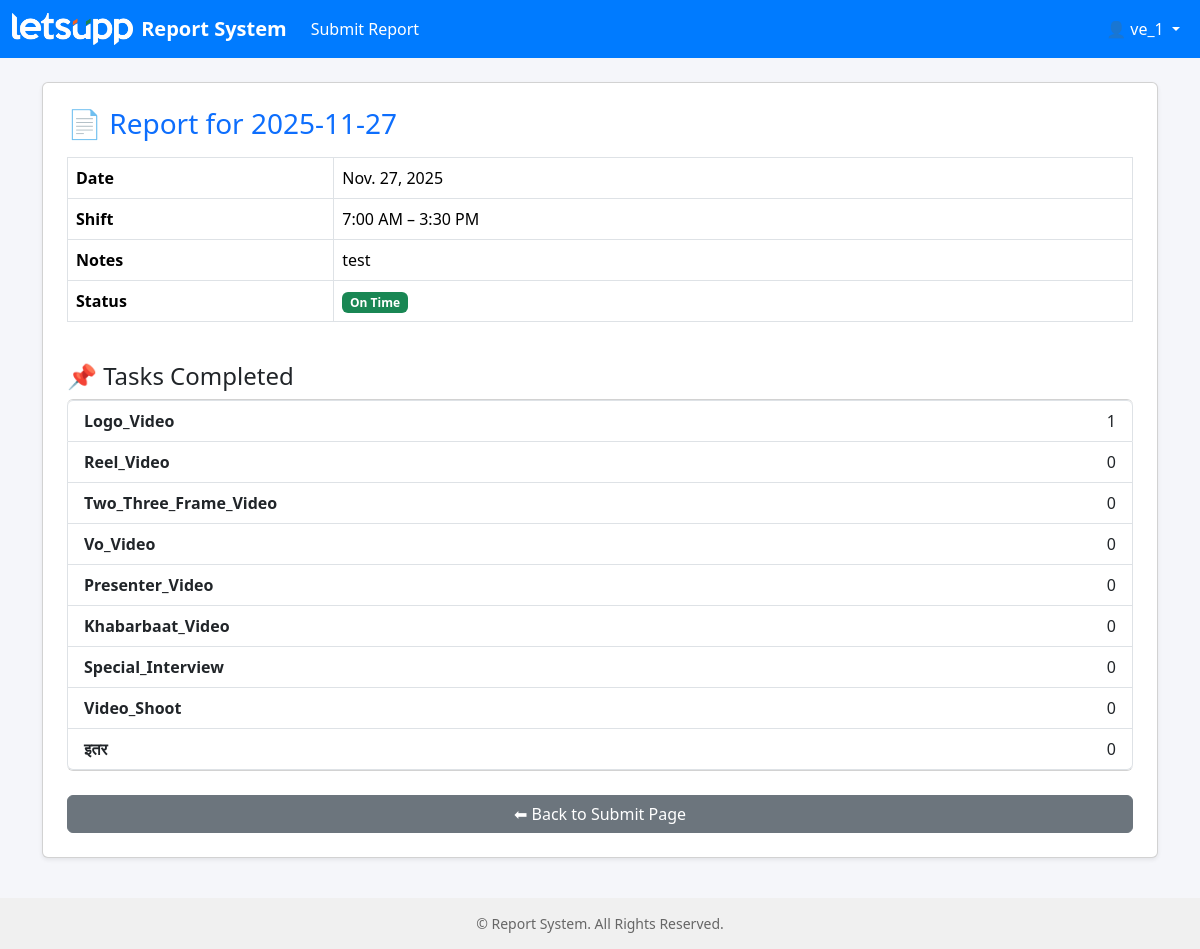
The app's page /my-report/2025-11-27/ (signed in) with its own data.
### reports/models.py (models this page shows, shortened)
class User(AbstractUser):
    TEAM_CHOICES = [
        ('content_writer', 'Content Writer'),
        ('graphic_designer', 'Graphic Designer'),
        ('video_editor', 'Video Editor'),
        ('social_media', 'Social Media'),
        ('video_producer', 'Video Producer'),
        ('reporter', 'Reporter'),
        ('cameraman', 'Cameraman'),
        ('marketing', 'Marketing'),
    ]
    team = models.CharField(max_length=50, choices=TEAM_CHOICES)
    contact = models.CharField(max_length=15, blank=True, null=True)

class Report(models.Model):
    SHIFT_CHOICES = [
        ('7_3_30', '7:00 AM – 3:30 PM'),
        ('8_8_30', '8:00 AM – 4:30 PM'),
        ('9_5_30', '9:00 AM – 5:30 PM'),
        ('10_6_30', '10:00 AM – 6:30 PM'),
        ('12_8_30', '12:00 PM – 8:30 PM'),
        ('2_30_11', '2:30 PM – 11:00 PM'),
        ('wfh', 'Work From Home'),
    ]
    user = models.ForeignKey(User, on_delete=models.CASCADE)
    shift = models.CharField(max_length=20, choices=SHIFT_CHOICES, default='9_5_30')
    date = models.DateField(auto_now_add=True, help_text="Auto submission date")
    custom_date = models.DateField(blank=True, null=True, help_text="The date this report is for")
    presenter_video = models.IntegerField(default=0, blank=True, null=True)
    live_video = models.IntegerField(default=0, blank=True, null=True)
    logo_video = models.IntegerField(default=0, blank=True, null=True)
    special_work_video = models.IntegerField(default=0, blank=True, null=True)
    reel_video = models.IntegerField(default=0, blank=True, null=True)
    vo_video = models.IntegerField(default=0, blank=True, null=True)
    interview_video = models.IntegerField(default=0, blank=True, null=True)
    anchor_presenter_video = models.IntegerField(default=0, blank=True, null=True)
    notes = models.TextField(blank=True, null=True)
    created_at = models.DateTimeField(auto_now_add=True)
    tasks = models.JSONField(blank=True, null=True)
    @property
    def is_late_submission(self):
        if self.custom_date:
            return self.custom_date < self.date
        return False

### reports/views.py (the view)
@login_required
def user_report_preview(request, date):
    report = (
        Report.objects
        .filter(user=request.user, custom_date=date)
        .prefetch_related("dynamic_responses")
        .first()
    )
    if not report:
        messages.error(request, f"No report found for {date}.")
        return redirect("submit_report")
    static_fields = {
        k.replace("_", " ").title(): v
        for k, v in (report.tasks or {}).items()
    }
    dynamic_fields = {
        resp.field.label: resp.value
        for resp in report.dynamic_responses.all()
    }
    return render(
        request,
        "reports/user_report_preview.html",
        {
            "report": report,
            "static_fields": static_fields,
            "dynamic_fields": dynamic_fields,
            "selected_date": date,
        }
    )

### reports/templates/reports/user_report_preview.html (shortened to what this page needs)
{% extends "base.html" %}
{% block content %}
<div class="card p-4 shadow-sm">
    <h3 class="mb-3 text-primary">📄 Report for {{ selected_date }}</h3>
    {% if report %}
    <table class="table table-bordered">
        <tr>
            <th width="25%">Date</th>
            <td>{{ report.custom_date }}</td>
        </tr>
        <tr>
            <th>Shift</th>
            <td>{{ report.get_shift_display }}</td>
        </tr>
        <tr>
            <th>Notes</th>
            <td>{{ report.notes|default:"—" }}</td>
        </tr>
        <tr>
            <th>Status</th>
            <td>
                {% if report.is_late_submission %}
                    <span class="badge bg-danger">Late Submission</span>
                {% else %}
                    <span class="badge bg-success">On Time</span>
                {% endif %}
            </td>
        </tr>
    </table>
    <h4 class="mt-4">📌 Tasks Completed</h4>
    <ul class="list-group">
        {% if report.tasks %}
            {% for k, v in report.tasks.items %}
            <li class="list-group-item d-flex justify-content-between">
                <strong>{{ k|title }}</strong>
                <span>{{ v }}</span>
            </li>
            {% endfor %}
        {% else %}
            <li class="list-group-item text-muted">No tasks recorded.</li>
        {% endif %}
    </ul>
    <a href="/report/" class="btn btn-secondary mt-4">⬅ Back to Submit Page</a>
    {% else %}
    <div class="alert alert-warning">
        No report found for <strong>{{ selected_date }}</strong>.
    </div>
    <a href="/report/" class="btn btn-primary mt-3">Submit Report</a>
    {% endif %}
</div>
{% endblock %}

### templates/base.html (shortened to what this page needs)
{% load static %}
<!DOCTYPE html>
<html lang="en">
<head>
    <link href="https://cdn.jsdelivr.net/npm/bootstrap@5.3.3/dist/css/bootstrap.min.css" rel="stylesheet">
</head>
<body>
<nav class="navbar navbar-expand-lg navbar-dark">
    <div class="container-fluid">
        <a class="navbar-brand" href="{% url 'submit_report' %}">
            <img src="{% static 'reports/Logo.png' %}" alt="Logo">
            Report System
        </a>
        <div class="collapse navbar-collapse" id="navbarNav">
            <ul class="navbar-nav me-auto">
                <li class="nav-item">
                    <a class="nav-link" href="{% url 'submit_report' %}">Submit Report</a>
                </li>
            </ul>
            <ul class="navbar-nav ms-auto">
                {% if user.is_authenticated %}
                <li class="nav-item dropdown">
                    <a class="nav-link dropdown-toggle" href="#" id="userMenu"
                       role="button" data-bs-toggle="dropdown" aria-expanded="false">
                        👤 {{ user.username }}
                    </a>
                </li>
                {% else %}
                <li class="nav-item">
                    <a class="btn btn-light" href="{% url 'login' %}">Login</a>
                </li>
                {% endif %}
            </ul>
        </div>
    </div>
</nav>
<div class="container mt-4">
    {% block content %}
    {% endblock %}
</div>
<footer>
    © {{ now|date:"Y" }} Report System. All Rights Reserved.
</footer>
</body>
</html>

### templates/base.html (style rules this page uses)
body { background-color: #f5f6fa; font-family: "Segoe UI", Tahoma, sans-serif; }
.navbar { background-color: #007bff; }
.navbar-brand { color: #fff !important; font-weight: 600; display: flex; align-items: center; }
.navbar-brand img { height: 32px; margin-right: 8px; }
.nav-link { color: white !important; font-weight: 500; }
footer { margin-top: 40px; padding: 15px 0; text-align: center; background-color: #f0f0f0; color: #666; font-size: 14px; }

### records on screen
User: username "ve_1"
Report: custom_date "Nov. 27, 2025", shift "7:00 AM – 3:30 PM", notes "test"

### other values on screen
{{ selected_date }} "2025-11-27"
{{ k|title }} "Logo_Video" "Reel_Video" "Two_Three_Frame_Video" "Vo_Video" "Presenter_Video" "Khabarbaat_Video" "Special_Interview" "Video_Shoot" "इतर"
{{ v }} "1" "0" "0" "0" "0" "0" "0" "0" "0"
